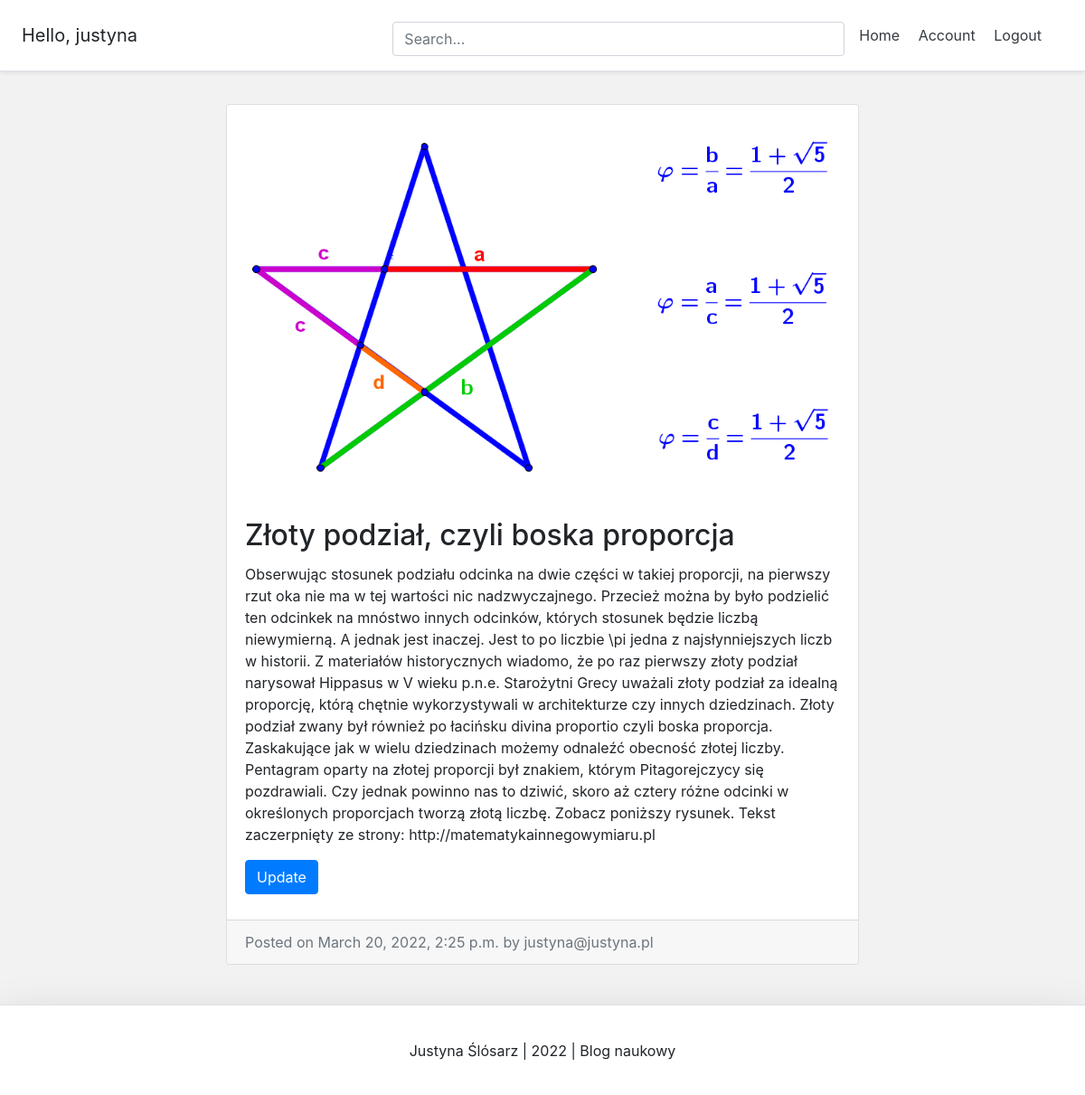
Page /blog/justyna-zoty-podzia-czyli-boska-proporcja/ (signed in) on the committed database.
### account/models.py (models this page shows, shortened)
class Account(AbstractBaseUser):
	email 						=models.EmailField(verbose_name="email", max_length=60, unique=True)
	username					=models.CharField(max_length=30, unique=True)
	date_joined					=models.DateTimeField(verbose_name='date joined', auto_now_add=True)
	last_login					=models.DateTimeField(verbose_name='last login', auto_now=True)
	is_admin					=models.BooleanField(default=False)
	is_active					=models.BooleanField(default=True)
	is_staff					=models.BooleanField(default=False)
	is_superuser				=models.BooleanField(default=False)
	USERNAME_FIELD = 'email'
	REQUIRED_FIELDS=['username']
	objects=MyAccountManager()

### blog/models.py (models this page shows)
class BlogPost(models.Model):
    title = models.CharField(max_length=50, null=False, blank=False)
    body = models.TextField(max_length=5000, null=False, blank=False)
    image = models.ImageField(upload_to=upload_location, null=True, blank=True)
    date_published = models.DateTimeField(auto_now_add=True, verbose_name="date published")
    date_updated = models.DateTimeField(auto_now=True, verbose_name="date updated")
    author = models.ForeignKey(settings.AUTH_USER_MODEL, on_delete=models.CASCADE)
    slug = models.SlugField(blank=True, unique=True)

### blog/views.py (the view)
# urls.py: path('<slug>/', detail_blog_view, name='detail'),
def detail_blog_view(request, slug):
    context = {}
    blog_post = get_object_or_404(BlogPost, slug=slug)
    context['blog_post'] = blog_post
    return render(request, 'blog/detail_blog.html', context)

### blog/templates/blog/detail_blog.html (shortened to what this page needs)
{% extends 'base.html' %}
{% block content %}
    <div class="container">
        <div class="row">
            <div class="card m-auto">
                <img class="card-img-top" src="{{ blog_post.image.url }}">
                <div class="card-body mt-2 mb-2">
                    <h2 class="card-title">{{ blog_post.title }}</h2>
                    <p class="card-text">{{ blog_post.body|safe }}</p>
                    {% if blog_post.author == request.user %}
                        <a href="{% url 'blog:edit' blog_post.slug %}" class="btn btn-primary">Update</a>
                    {% endif %}
                </div>
                <div class="card-footer text-muted">
                    Posted on {{ blog_post.date_published }} by {{ blog_post.author }}
                </div>
            </div>
        </div>
    </div>
{% endblock content %}

### templates/snippets/header.html (shortened to what this page needs)
  <div class="d-flex flex-column flex-md-row align-items-center p-3 px-md-4 mb-3 bg-white border-bottom shadow-sm">
    <h5 class="my-0 mr-md-auto font-weight-normal">
        {% if request.user.is_authenticated %}
            <p class="m-auto">Hello, {{ request.user.username }}</p>
        {% endif %}
    </h5>
    <div class="search-bar mt-sm-2 mr-2">
        <form method="get">
            <input class="form-control" type="text" name="q" id="id_q" placeholder="Search...">
        </form>
    </div>
    <nav class="my-2 my-md-0 mr-md-3">
        {% if request.user.is_authenticated %}
            <a class="p-2 text-dark" href="{% url 'home' %}">Home</a>
            <a class="p-2 text-dark" href="{% url 'account' %}">Account</a>
            <a class="p-2 text-dark" href="{% url 'logout' %}">Logout</a>
        {% else %}
            <a class="p-2 text-dark" href="{% url 'home' %}">Home</a>
            <a class="p-2 text-dark" href="{% url 'login' %}">Login</a>
            <a class="btn btn-outline-primary" href="{% url 'register' %}">Register</a>
        {% endif %}
    </nav>
</div>

### templates/snippets/base_css.html (style rules this page uses)
body { background-color: #f2f2f2; }

### templates/snippets/header.html (style rules this page uses)
.container { max-width: 960px; }
.search-bar { max-width: 500px; width: 100%; }
form { width: 100%; }

### blog/templates/blog/detail_blog.html (style rules this page uses)
.card { max-width: 700px; }
.container { padding: 20px; }

### rows in the picture
Account: user.username "justyna"
BlogPost: image (picture), title "Złoty podział, czyli boska proporcja", body "Obserwując stosunek podziału odcinka na dwie części w takiej proporcji, na pierwszy rzut oka nie ma w tej wartości nic nadzwyczajnego. Przecież można by było podzielić ten odcinkek na mnóstwo innych odcinków, których stosunek będzie liczbą niewymierną. A jednak jest inaczej. Jest to po liczbie \\pi jedna z najsłynniejszych liczb w historii. Z materiałów historycznych wiadomo, że po raz pierwszy złoty podział narysował Hippasus w V wieku p.n.e. Starożytni Grecy uważali złoty podział za idealną proporcję, którą chętnie wykorzystywali w architekturze czy innych dziedzinach. Złoty podział zwany był również po łacińsku divina proportio czyli boska proporcja. Zaskakujące jak w wielu dziedzinach…", date_published "March 20, 2022, 2:25 p.m.", author "justyna@justyna.pl"
